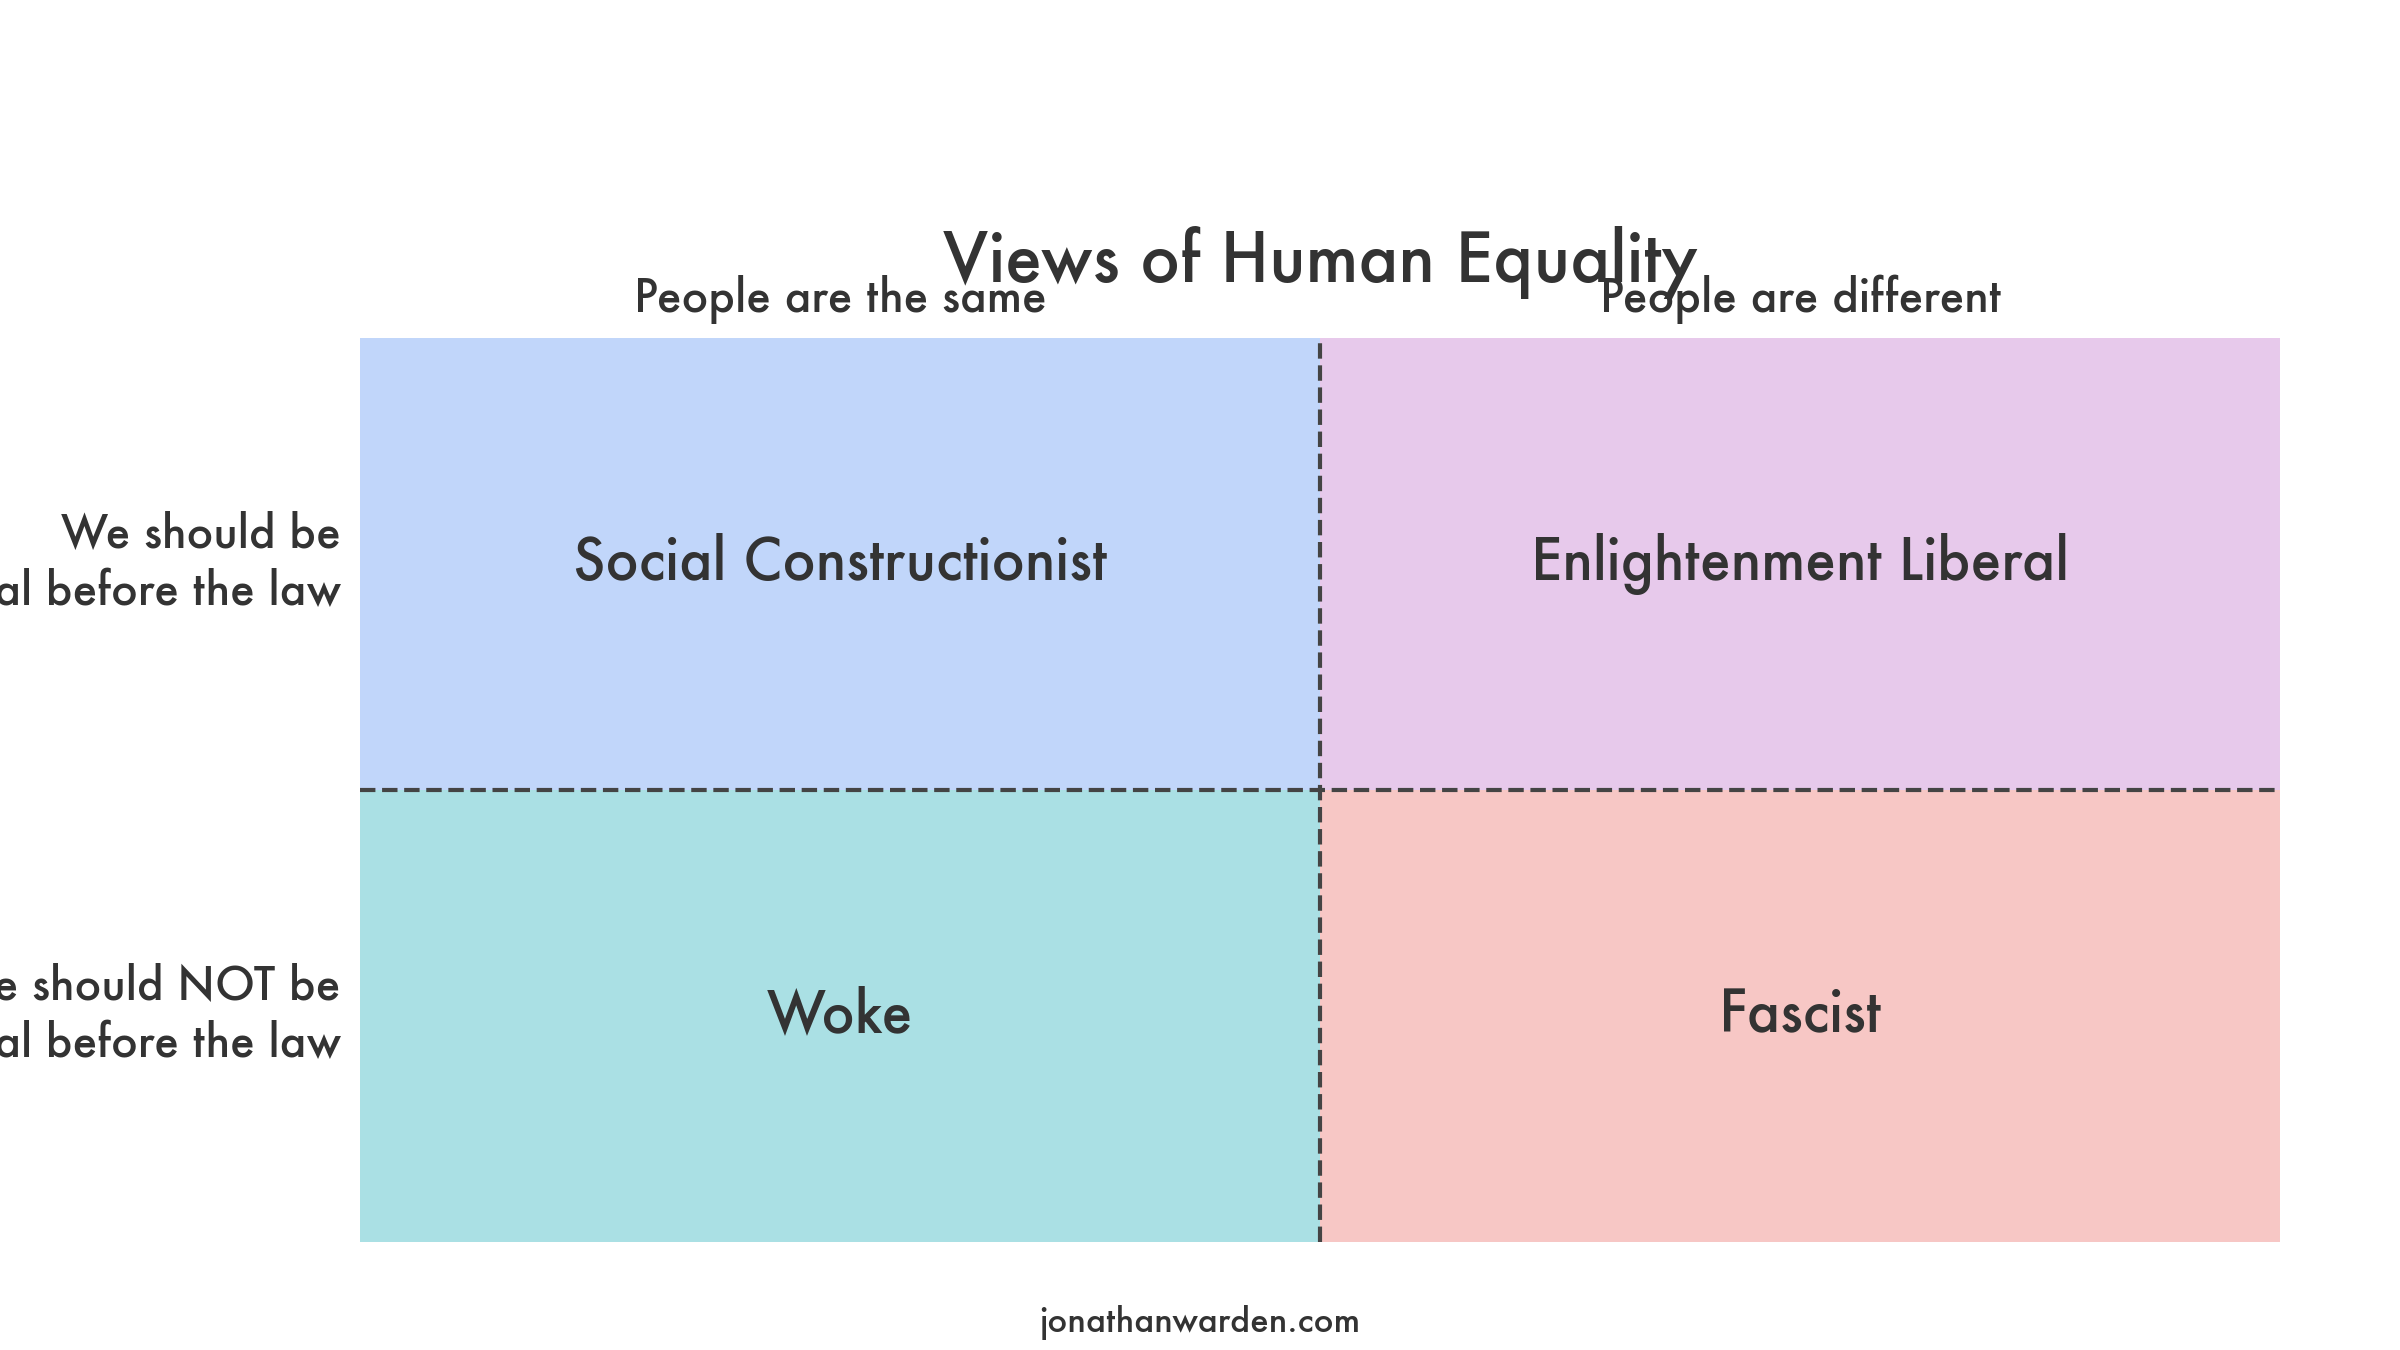

Write Python code to recreate this figure.
import matplotlib.pyplot as plt
import matplotlib.colors as mcolors
from matplotlib import rcParams
import matplotlib.patches as patches

def create_pinker_chart():
    # ----------------------------
    # 1. Global Style & Figure Setup
    # ----------------------------
    plt.style.use("ggplot")  # As a base style

    # Font settings; change "Martian Mono" if needed
    rcParams["font.family"] = "Futura"
    rcParams["font.size"] = 12
    rcParams["axes.linewidth"] = 1

    # Create figure with a teal/greenish background
    fig, ax = plt.subplots(figsize=(10, 8))
    fig.patch.set_facecolor("none")  # teal/greenish figure background

    # Adjust margins so there's teal around the white chart
    fig.subplots_adjust(top=0.85, bottom=0.05, left=0.21, right=0.95)

    # ----------------------------
    # 2. White Chart (Axes) Area
    # ----------------------------
    ax.set_facecolor("white")
    ax.set_xlim(0, 2)
    ax.set_ylim(0, 2)

    # Hide default spines & ticks for a clean look
    for spine in ["top", "right", "bottom", "left"]:
        ax.spines[spine].set_visible(False)
    ax.set_xticks([])
    ax.set_yticks([])

    # ----------------------------
    # 3. Title
    # ----------------------------
    plt.title(
        "Views of Human Equality",
        fontsize=20, fontweight="bold", color="#333333", pad=40
    )

    # ----------------------------
    # 4. Quadrant Lines
    # ----------------------------
    # Dashed lines to divide quadrants
    ax.axvline(x=1, color="#444444", linewidth=1.5, linestyle="--")
    ax.axhline(y=1, color="#444444", linewidth=1.5, linestyle="--")

    # ----------------------------
    # 5. Filled Quadrants with Colors and Labels
    # ----------------------------
    # Define colors for each quadrant:
    # Top-left, Top-right, Bottom-right, Bottom-left (clockwise order)
    quadrant_colors = [ "#bed4fa", "#e6c7ea", "#f7c5c2", "#a6dfe3"]

    #quadrant_colors = ["rgb(255, 231, 255)","rgb(255, 231, 255)","rgb(255, 231, 255)","rgb(255, 231, 255)"]


    # Define quadrant positions: (x, y, width, height)
    quadrants = [
        (0, 1, 1, 1),  # Top-left
        (1, 1, 1, 1),  # Top-right
        (1, 0, 1, 1),  # Bottom-right
        (0, 0, 1, 1)   # Bottom-left
    ]

    # Define quadrant labels for each area
    quadrant_labels = [
        "Social Constructionist",  # Top-left
        "Enlightenment Liberal",          # Top-right
        "Fascist",                  # Bottom-right
        "Woke"                      # Bottom-left
    ]

    # Add filled rectangles and centered text labels
    for (rect, color, label) in zip(quadrants, quadrant_colors, quadrant_labels):
        x, y, width, height = rect
        rect_patch = patches.Rectangle((x, y), width, height,
                                       facecolor=color, edgecolor="none", alpha=0.95)
        ax.add_patch(rect_patch)
        # Place the label in the center of the rectangle
        ax.text(x + width/2, y + height/2, label,
                ha="center", va="center",
                fontsize=18, color="#333333", fontweight="bold")

    # ----------------------------
    # 6. Column & Row Headers
    # ----------------------------
    # Top headers (for columns)
    ax.text(0.5, 2.03, "People are the same", ha="center", va="bottom",
            fontsize=13, color="#333333", fontweight="bold")
    ax.text(1.5, 2.03, "People are different", ha="center", va="bottom",
            fontsize=13, color="#333333", fontweight="bold")

    # Left headers (for rows)
    ax.text(-0.02, 1.5, "We should be\nequal before the law",
            ha="right", va="center", fontsize=13, color="#333333", fontweight="bold")
    ax.text(-0.02, 0.5, "We should NOT be\nequal before the law",
            ha="right", va="center", fontsize=13, color="#333333", fontweight="bold")
    
    # ----------------------------
    # 7. Attribution at the Bottom
    # ----------------------------
    fig.text(0.5, 0.02, "jonathanwarden.com",
             ha="center", va="center", fontsize=10, color="#333333")


#    plt.show()
    plt.savefig("chart.png", transparent=True)

if __name__ == "__main__":
    create_pinker_chart()

